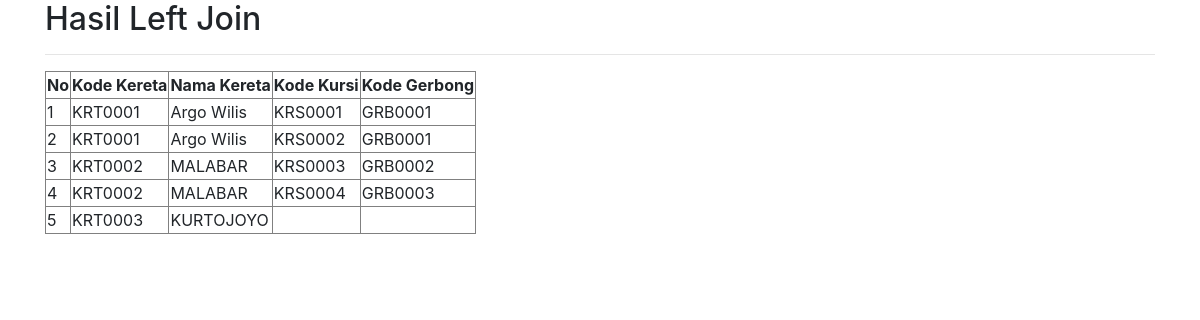
Screenshot of /index.php/c_join/left_join with the database file from the repository.
### tables this page shows
CREATE TABLE `kursi`  (
  `kd_kursi` varchar(255) NOT NULL,
  `kd_gerbong` varchar(255) NULL DEFAULT NULL,
  `kd_kereta` varchar(255) NULL DEFAULT NULL,
  PRIMARY KEY (`kd_kursi`) USING BTREE,
  INDEX `FK01`(`kd_gerbong`) USING BTREE,
  INDEX `FK02`(`kd_kereta`) USING BTREE,
  CONSTRAINT `FK01` FOREIGN KEY (`kd_gerbong`) REFERENCES `gerbong` (`kd_gerbong`) ON DELETE RESTRICT ON UPDATE RESTRICT,
  CONSTRAINT `FK02` FOREIGN KEY (`kd_kereta`) REFERENCES `lokomotif` (`kd_kereta`) ON DELETE RESTRICT ON UPDATE RESTRICT
);

CREATE TABLE `lokomotif`  (
  `kd_kereta` varchar(255) NOT NULL,
  `nama` varchar(255) NULL DEFAULT NULL,
  PRIMARY KEY (`kd_kereta`) USING BTREE
);

### application/controllers/C_join.php (called while the page is built, shortened)
<?php
class C_join extends CI_Controller {
	function __construct(){
		$this->load->model('M_join');
        $this->load->helper('url');
	}
	public function left_join(){
		$data['krt'] = $this->M_join->left();
		$this->load->view('V_left', $data);
	}
}

### index.php (called while the page is built, shortened)
<?php
require_once BASEPATH.'core/CodeIgniter.php';

### application/models/M_join.php (called while the page is built, shortened)
<?php
class M_join extends CI_Model{
	function left(){
		$this->db->select('Kursi.*, Lokomotif.*');
      	$this->db->join('Kursi', 'Kursi.kd_kereta = Lokomotif.kd_kereta', 'left');
      	$this->db->from('Lokomotif');
      	$query = $this->db->get();
      	return $query->result();
	}
}

### application/views/V_left.php (the view, shortened to what this page needs)
<!DOCTYPE html>
<html>
<head>
	<link rel="stylesheet" href="<?php echo base_url(); ?>/css/bootstrap.min.css" />
</head>
<body>
<div class="container">
<h2>Hasil Left Join</h2>
<hr>
<table border="1">
	<thead>
		<tr>
			<th>No</th>
			<th>Kode Kereta</th>
			<th>Nama Kereta</th>
			<th>Kode Kursi</th>
			<th>Kode Gerbong</th>
		</tr>
	</thead>
	<tbody>
		<?php
		$no = 0;
		foreach ($krt as $key):
		$no++ ?>
			<tr>
				<td><?=$no?>
				<td><?=$key->kd_kereta?></td>
				<td><?=$key->nama?></td>
				<td><?=$key->kd_kursi?></td>
				<td><?=$key->kd_gerbong?></td>
			</tr>
		<?php endforeach; ?>
</table>
</div>
</body>
</html>

### rows the page displays
kursi: kd_kereta.kd_kereta "KRT0001", kd_kereta.nama "Argo Wilis", kd_kursi "KRS0001", kd_gerbong "GRB0001"
kursi: kd_kereta.kd_kereta "KRT0001", kd_kereta.nama "Argo Wilis", kd_kursi "KRS0002", kd_gerbong "GRB0001"
kursi: kd_kereta.kd_kereta "KRT0002", kd_kereta.nama "MALABAR", kd_kursi "KRS0003", kd_gerbong "GRB0002"
kursi: kd_kereta.kd_kereta "KRT0002", kd_kereta.nama "MALABAR", kd_kursi "KRS0004", kd_gerbong "GRB0003"
lokomotif: kd_kereta "KRT0003", nama "KURTOJOYO"
